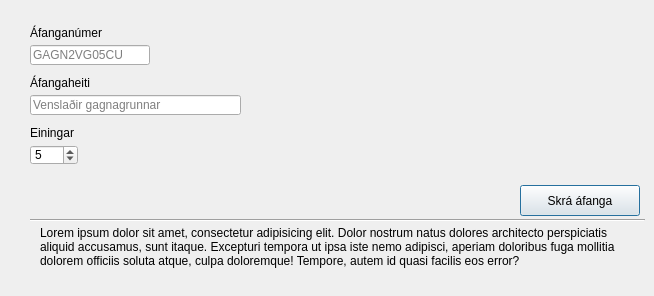
      <widget class="QWidget" name="coursesTabCreate">
       <attribute name="title">
        <string>Áfangi</string>
       </attribute>
       <widget class="QLineEdit" name="lineEditCourseAddCourseNum">
        <property name="geometry">
         <rect>
          <x>30</x>
          <y>45</y>
          <width>120</width>
          <height>20</height>
         </rect>
        </property>
        <property name="inputMask">
         <string/>
        </property>
        <property name="text">
         <string/>
        </property>
        <property name="maxLength">
         <number>11</number>
        </property>
        <property name="placeholderText">
         <string>GAGN2VG05CU</string>
        </property>
       </widget>
       <widget class="QLineEdit" name="lineEditCourseAddCourseName">
        <property name="geometry">
         <rect>
          <x>30</x>
          <y>95</y>
          <width>211</width>
          <height>20</height>
         </rect>
        </property>
        <property name="focusPolicy">
         <enum>Qt::StrongFocus</enum>
        </property>
        <property name="maxLength">
         <number>75</number>
        </property>
        <property name="placeholderText">
         <string>Venslaðir gagnagrunnar</string>
        </property>
       </widget>
       <widget class="QLabel" name="label">
        <property name="geometry">
         <rect>
          <x>30</x>
          <y>20</y>
          <width>101</width>
          <height>20</height>
         </rect>
        </property>
        <property name="text">
         <string>Áfanganúmer</string>
        </property>
        <property name="alignment">
         <set>Qt::AlignBottom|Qt::AlignLeading|Qt::AlignLeft</set>
        </property>
       </widget>
       <widget class="QLabel" name="label_2">
        <property name="geometry">
         <rect>
          <x>30</x>
          <y>70</y>
          <width>101</width>
          <height>20</height>
         </rect>
        </property>
        <property name="layoutDirection">
         <enum>Qt::LeftToRight</enum>
        </property>
        <property name="text">
         <string>Áfangaheiti</string>
        </property>
        <property name="alignment">
         <set>Qt::AlignBottom|Qt::AlignLeading|Qt::AlignLeft</set>
        </property>
       </widget>
       <widget class="QLabel" name="label_3">
        <property name="geometry">
         <rect>
          <x>30</x>
          <y>120</y>
          <width>101</width>
          <height>20</height>
         </rect>
        </property>
        <property name="text">
         <string>Einingar</string>
        </property>
        <property name="alignment">
         <set>Qt::AlignBottom|Qt::AlignLeading|Qt::AlignLeft</set>
        </property>
       </widget>
       <widget class="QPushButton" name="pushButton">
        <property name="geometry">
         <rect>
          <x>520</x>
          <y>185</y>
          <width>120</width>
          <height>31</height>
         </rect>
        </property>
        <property name="sizePolicy">
         <sizepolicy hsizetype="Minimum" vsizetype="Fixed">
          <horstretch>0</horstretch>
          <verstretch>0</verstretch>
         </sizepolicy>
        </property>
        <property name="layoutDirection">
         <enum>Qt::LeftToRight</enum>
        </property>
        <property name="autoFillBackground">
         <bool>false</bool>
        </property>
        <property name="text">
         <string>Skrá áfanga</string>
        </property>
        <property name="autoDefault">
         <bool>false</bool>
        </property>
        <property name="default">
         <bool>true</bool>
        </property>
        <property name="flat">
         <bool>false</bool>
        </property>
       </widget>
       <widget class="Line" name="line">
        <property name="geometry">
         <rect>
          <x>30</x>
          <y>210</y>
          <width>615</width>
          <height>20</height>
         </rect>
        </property>
        <property name="orientation">
         <enum>Qt::Horizontal</enum>
        </property>
       </widget>
       <widget class="QLabel" name="label_4">
        <property name="geometry">
         <rect>
          <x>40</x>
          <y>226</y>
          <width>595</width>
          <height>61</height>
         </rect>
        </property>
        <property name="text">
         <string>Lorem ipsum dolor sit amet, consectetur adipisicing elit. Dolor nostrum natus dolores architecto perspiciatis aliquid accusamus, sunt itaque. Excepturi tempora ut ipsa iste nemo adipisci, aperiam doloribus fuga mollitia dolorem officiis soluta atque, culpa doloremque! Tempore, autem id quasi facilis eos error?</string>
        </property>
        <property name="textFormat">
         <enum>Qt::AutoText</enum>
        </property>
        <property name="scaledContents">
         <bool>false</bool>
        </property>
        <property name="alignment">
         <set>Qt::AlignLeading|Qt::AlignLeft|Qt::AlignTop</set>
        </property>
        <property name="wordWrap">
         <bool>true</bool>
        </property>
       </widget>
       <widget class="QSpinBox" name="spinBox">
        <property name="geometry">
         <rect>
          <x>30</x>
          <y>145</y>
          <width>48</width>
          <height>20</height>
         </rect>
        </property>
        <property name="maximum">
         <number>10</number>
        </property>
        <property name="value">
         <number>5</number>
        </property>
       </widget>
      </widget>
